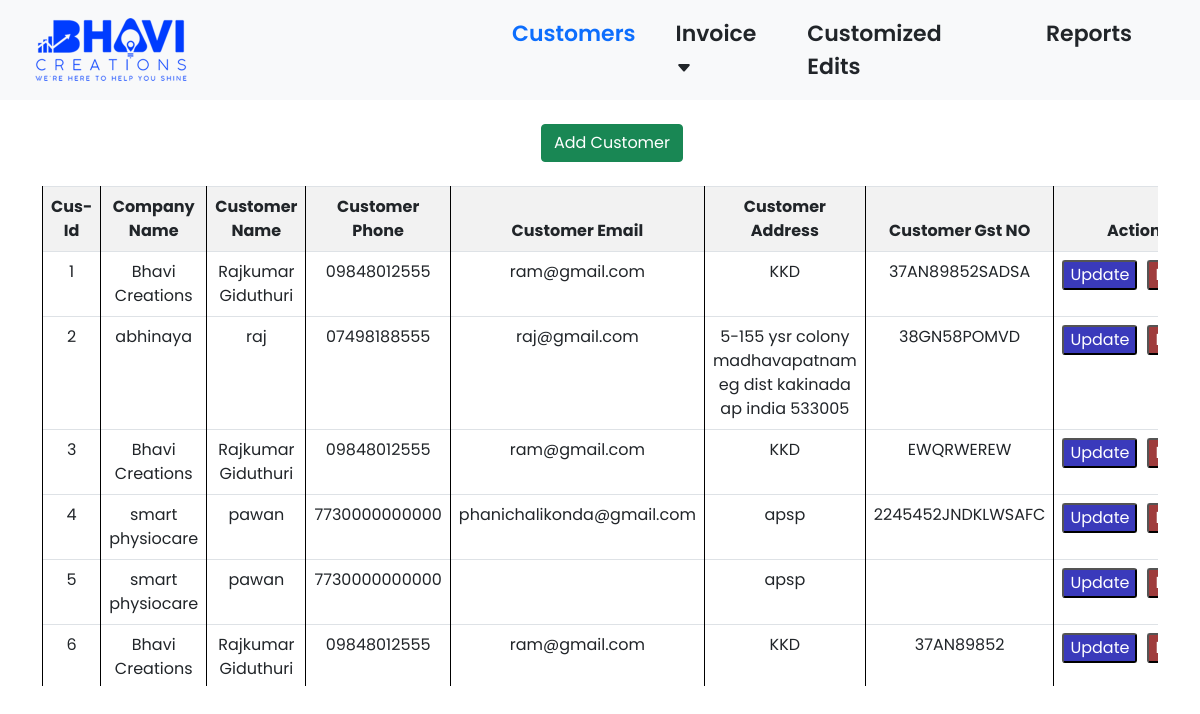
Page /viewcustomers.php on the committed database.
### tables this page shows
CREATE TABLE `customer` (
  `Id` int(11) NOT NULL,
  `Company_name` varchar(150) NOT NULL,
  `Name` varchar(50) NOT NULL,
  `Phone` varchar(50) NOT NULL,
  `Email` varchar(50) NOT NULL,
  `Address` text NOT NULL,
  `Gst_no` varchar(50) NOT NULL
);

### viewcustomers.php (the view, shortened to what this page needs)
<!DOCTYPE html>
<html lang="en">
<head>
  <link href="https://cdn.jsdelivr.net/npm/bootstrap@5.0.2/dist/css/bootstrap.min.css" rel="stylesheet">
  <link rel="stylesheet" href="img/style.css">
</head>
<body>
  <header>
    <nav class="navbar navbar-expand-lg navbar-light bg-light d-none d-lg-block">
      <div class="container-fluid">
        <a class="navbar-brand" href="#"><img src="img/Bhavi-Logo-2.png" alt="" height="50%" width="50%"></a>
        <div class="collapse navbar-collapse ms-auto " id="navbarNav">
          <ul class="navbar-nav " style="margin-left: 10%;">
            <li class="nav-item pe-4">
              <a class="nav-link active text-primary" href="viewcustomers.php">Customers</a>
            </li>
            <li class="dropdown nav-item pe-4">
              <a class="nav-link  text-dark" href="#">Invoice <svg xmlns="http://www.w3.org/2000/svg" width="16" height="16" fill="currentColor" class="bi bi-caret-down-fill" viewBox="0 0 16 16">
                  <path d="M7.247 11.14 2.451 5.658C1.885 5.013 2.345 4 3.204 4h9.592a1 1 0 0 1 .753 1.659l-4.796 5.48a1 1 0 0 1-1.506 0z" />
                </svg></a>
            </li>
            <li class="nav-item pe-5">
              <a class="nav-link text-dark" href="customized_edits.php">Customized Edits</a>
            </li>
            <li class="nav-item pe-5">
              <a class="nav-link text-dark" href="report.php">Reports</a>
            </li>
          </ul>
        </div>
      </div>
    </nav>
  </header>
  <div class="container text-center mt-4 ">
    <div class="row">
      <div class="col-7">
        <p class="float-end"><a href="#" class="btn btn-success" id="add_customer">Add Customer</a></p>
      </div>
    </div>
  </div>
  <div class="container   mt-2">
    <div class="table-responsive" style="max-height:500px; overflow-y: auto;">
      <table class="table table-bordered viewinvoicetable">
        <thead style="position: sticky; top: 0; z-index: 1; background-color: #f2f2f2;">
          <tr style=" background-color: #f2f2f2;">
            <th> Cus-Id </th>
            <th> Company Name </th>
            <th> Customer Name </th>
            <th> Customer Phone </th>
            <th> Customer Email </th>
            <th> Customer Address </th>
            <th> Customer Gst NO </th>
            <th> Actions </th>
          </tr>
        </thead>
        <tbody id="product_tbody" class="viewinvoicetable">
          <?php
          require_once('bhavidb.php');
          $sql = "SELECT * FROM customer";
          $res = $conn->query($sql);
          while ($row = mysqli_fetch_assoc($res)) {
            echo "<tr>";
            echo "<td>" . $row['Id'] . "</td>";
            echo "<td>" . $row['Company_name'] . "</td>";
            echo "<td>" . $row['Name'] . "</td>";
            echo "<td>" . $row['Phone'] . "</td>";
            echo "<td>" . $row['Email'] . "</td>";
            echo "<td>" . $row['Address'] . "</td>";
            echo "<td>" . $row['Gst_no'] . "</td>";
            echo "<td>
            <div class='btn-group'>
            <a href=\"#\" class=\"update_customer\" data-bs-toggle=\"modal\" data-bs-target=\"#update_frm\" data-id=\"{$row['Id']}\">
            <button  class=\"update-button\">Update</button>
            </a>  <br><br>
            <span style='margin-left: 10px;'></span>
             <a href=\"delete.php?Id={$row['Id']}\" onClick=\"return confirm('Are you sure you want to delete?')\">
             <button class=\"delete-button\">Delete</button>
             </a>
             </div>
             </td>";
            echo "</tr>";
          }
          ?>
        </tbody>
      </table>
    </div>
  </div>
</body>
</html>

### img/style.css (style rules this page uses)
* { font-family: 'Poppins', sans-serif; }
.navbar-nav { color: black; font-family: 'Poppins', sans-serif; font-weight: 600; font-size: 22px; }
table { border-collapse: collapse; width: 100%; }
th, td { border: 1px solid black; padding: 8px; text-align: left; }
th { background-color: #f2f2f2; }
.viewinvoicetable { justify-content: center; }
.viewinvoicetable th { text-align: center; }
.viewinvoicetable td { text-align: center; }
.update-button { background-color: rgb(58, 58, 187); color: white; border-radius: 3px; }
.delete-button { background-color: rgb(159, 60, 60); color: white; border-radius: 3px; }

### viewcustomers.php (style rules this page uses)
.dropdown { position: relative; display: inline-block; }

### rows in the picture
customer: Id "1", Company_name "Bhavi Creations", Name "Rajkumar Giduthuri", Phone "09848012555", Email "ram@gmail.com", Address "KKD", Gst_no "37AN89852SADSA"
customer: Id "2", Company_name "abhinaya", Name "raj", Phone "07498188555", Email "raj@gmail.com", Address "5-155 ysr colony madhavapatnam eg dist kakinada ap india 533005", Gst_no "38GN58POMVD"
customer: Id "3", Company_name "Bhavi Creations", Name "Rajkumar Giduthuri", Phone "09848012555", Email "ram@gmail.com", Address "KKD", Gst_no "EWQRWEREW"
customer: Id "4", Company_name "smart physiocare", Name "pawan", Phone "7730000000000", Email "phanichalikonda@gmail.com", Address "apsp", Gst_no "2245452JNDKLWSAFC"
customer: Id "5", Company_name "smart physiocare", Name "pawan", Phone "7730000000000", Address "apsp"
customer: Id "6", Company_name "Bhavi Creations", Name "Rajkumar Giduthuri", Phone "09848012555", Email "ram@gmail.com", Address "KKD", Gst_no "37AN89852"
